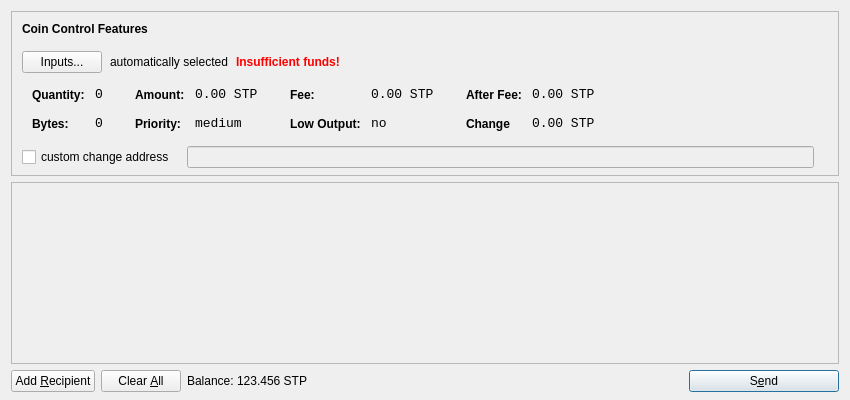
<?xml version="1.0" encoding="UTF-8"?>
<ui version="4.0">
 <class>SendCoinsDialog</class>
 <widget class="QDialog" name="SendCoinsDialog">
  <property name="geometry">
   <rect>
    <x>0</x>
    <y>0</y>
    <width>850</width>
    <height>400</height>
   </rect>
  </property>
  <property name="windowTitle">
   <string>Send Coins</string>
  </property>
  <layout class="QVBoxLayout" name="verticalLayout" stretch="0,1,0">
   <property name="bottomMargin">
    <number>8</number>
   </property>
   <item>
    <widget class="QFrame" name="frameCoinControl">
     <property name="sizePolicy">
      <sizepolicy hsizetype="Expanding" vsizetype="Expanding">
       <horstretch>0</horstretch>
       <verstretch>0</verstretch>
      </sizepolicy>
     </property>
     <property name="maximumSize">
      <size>
       <width>16777215</width>
       <height>16777215</height>
      </size>
     </property>
     <property name="frameShape">
      <enum>QFrame::StyledPanel</enum>
     </property>
     <property name="frameShadow">
      <enum>QFrame::Sunken</enum>
     </property>
     <layout class="QVBoxLayout" name="verticalLayoutCoinControl2">
      <property name="spacing">
       <number>-1</number>
      </property>
      <property name="leftMargin">
       <number>0</number>
      </property>
      <property name="topMargin">
       <number>0</number>
      </property>
      <property name="rightMargin">
       <number>0</number>
      </property>
      <property name="bottomMargin">
       <number>6</number>
      </property>
      <item>
       <layout class="QVBoxLayout" name="verticalLayoutCoinControl" stretch="0,0,0,0,1">
        <property name="spacing">
         <number>0</number>
        </property>
        <property name="leftMargin">
         <number>10</number>
        </property>
        <property name="topMargin">
         <number>10</number>
        </property>
        <item>
         <layout class="QHBoxLayout" name="horizontalLayoutCoinControl1">
          <property name="bottomMargin">
           <number>15</number>
          </property>
          <item>
           <widget class="QLabel" name="labelCoinControlFeatures">
            <property name="sizePolicy">
             <sizepolicy hsizetype="Preferred" vsizetype="Maximum">
              <horstretch>0</horstretch>
              <verstretch>0</verstretch>
             </sizepolicy>
            </property>
            <property name="font">
             <font>
              <weight>75</weight>
              <bold>true</bold>
             </font>
            </property>
            <property name="styleSheet">
             <string notr="true">font-weight:bold;</string>
            </property>
            <property name="text">
             <string>Coin Control Features</string>
            </property>
           </widget>
          </item>
         </layout>
        </item>
        <item>
         <layout class="QHBoxLayout" name="horizontalLayoutCoinControl2" stretch="0,0,0,0">
          <property name="spacing">
           <number>8</number>
          </property>
          <property name="bottomMargin">
           <number>10</number>
          </property>
          <item>
           <widget class="QPushButton" name="pushButtonCoinControl">
            <property name="styleSheet">
             <string notr="true"/>
            </property>
            <property name="text">
             <string>Inputs...</string>
            </property>
           </widget>
          </item>
          <item>
           <widget class="QLabel" name="labelCoinControlAutomaticallySelected">
            <property name="text">
             <string>automatically selected</string>
            </property>
            <property name="margin">
             <number>5</number>
            </property>
           </widget>
          </item>
          <item>
           <widget class="QLabel" name="labelCoinControlInsuffFunds">
            <property name="font">
             <font>
              <weight>75</weight>
              <bold>true</bold>
             </font>
            </property>
            <property name="styleSheet">
             <string notr="true">color:red;font-weight:bold;</string>
            </property>
            <property name="text">
             <string>Insufficient funds!</string>
            </property>
            <property name="margin">
             <number>5</number>
            </property>
           </widget>
          </item>
          <item>
           <spacer name="horizontalSpacerCoinControl">
            <property name="orientation">
             <enum>Qt::Horizontal</enum>
            </property>
            <property name="sizeHint" stdset="0">
             <size>
              <width>40</width>
              <height>1</height>
             </size>
            </property>
           </spacer>
          </item>
         </layout>
        </item>
        <item>
         <widget class="QWidget" name="widgetCoinControl" native="true">
          <property name="sizePolicy">
           <sizepolicy hsizetype="Preferred" vsizetype="Preferred">
            <horstretch>0</horstretch>
            <verstretch>0</verstretch>
           </sizepolicy>
          </property>
          <property name="minimumSize">
           <size>
            <width>0</width>
            <height>0</height>
           </size>
          </property>
          <property name="styleSheet">
           <string notr="true"/>
          </property>
          <layout class="QHBoxLayout" name="horizontalLayoutCoinControl5">
           <property name="margin">
            <number>0</number>
           </property>
           <item>
            <layout class="QHBoxLayout" name="horizontalLayoutCoinControl3" stretch="0,0,0,1">
             <property name="spacing">
              <number>20</number>
             </property>
             <property name="topMargin">
              <number>0</number>
             </property>
             <property name="bottomMargin">
              <number>10</number>
             </property>
             <item>
              <layout class="QFormLayout" name="formLayoutCoinControl1">
               <property name="horizontalSpacing">
                <number>10</number>
               </property>
               <property name="verticalSpacing">
                <number>14</number>
               </property>
               <property name="leftMargin">
                <number>10</number>
               </property>
               <property name="topMargin">
                <number>4</number>
               </property>
               <property name="rightMargin">
                <number>6</number>
               </property>
               <item row="0" column="0">
                <widget class="QLabel" name="labelCoinControlQuantityText">
                 <property name="styleSheet">
                  <string notr="true">font-weight:bold;</string>
                 </property>
                 <property name="text">
                  <string>Quantity:</string>
                 </property>
                 <property name="margin">
                  <number>0</number>
                 </property>
                </widget>
               </item>
               <item row="0" column="1">
                <widget class="QLabel" name="labelCoinControlQuantity">
                 <property name="font">
                  <font>
                   <family>Monospace</family>
                   <pointsize>10</pointsize>
                  </font>
                 </property>
                 <property name="cursor">
                  <cursorShape>IBeamCursor</cursorShape>
                 </property>
                 <property name="contextMenuPolicy">
                  <enum>Qt::ActionsContextMenu</enum>
                 </property>
                 <property name="text">
                  <string>0</string>
                 </property>
                 <property name="margin">
                  <number>0</number>
                 </property>
                 <property name="textInteractionFlags">
                  <set>Qt::LinksAccessibleByMouse|Qt::TextSelectableByKeyboard|Qt::TextSelectableByMouse</set>
                 </property>
                </widget>
               </item>
               <item row="1" column="0">
                <widget class="QLabel" name="labelCoinControlBytesText">
                 <property name="styleSheet">
                  <string notr="true">font-weight:bold;</string>
                 </property>
                 <property name="text">
                  <string>Bytes:</string>
                 </property>
                </widget>
               </item>
               <item row="1" column="1">
                <widget class="QLabel" name="labelCoinControlBytes">
                 <property name="font">
                  <font>
                   <family>Monospace</family>
                   <pointsize>10</pointsize>
                  </font>
                 </property>
                 <property name="cursor">
                  <cursorShape>IBeamCursor</cursorShape>
                 </property>
                 <property name="contextMenuPolicy">
                  <enum>Qt::ActionsContextMenu</enum>
                 </property>
                 <property name="text">
                  <string>0</string>
                 </property>
                 <property name="textInteractionFlags">
                  <set>Qt::LinksAccessibleByMouse|Qt::TextSelectableByKeyboard|Qt::TextSelectableByMouse</set>
                 </property>
                </widget>
               </item>
              </layout>
             </item>
             <item>
              <layout class="QFormLayout" name="formLayoutCoinControl2">
               <property name="horizontalSpacing">
                <number>10</number>
               </property>
               <property name="verticalSpacing">
                <number>14</number>
               </property>
               <property name="leftMargin">
                <number>6</number>
               </property>
               <property name="topMargin">
                <number>4</number>
               </property>
               <property name="rightMargin">
                <number>6</number>
               </property>
               <item row="0" column="0">
                <widget class="QLabel" name="labelCoinControlAmountText">
                 <property name="styleSheet">
                  <string notr="true">font-weight:bold;</string>
                 </property>
                 <property name="text">
                  <string>Amount:</string>
                 </property>
                 <property name="margin">
                  <number>0</number>
                 </property>
                </widget>
               </item>
               <item row="0" column="1">
                <widget class="QLabel" name="labelCoinControlAmount">
                 <property name="font">
                  <font>
                   <family>Monospace</family>
                   <pointsize>10</pointsize>
                  </font>
                 </property>
                 <property name="cursor">
                  <cursorShape>IBeamCursor</cursorShape>
                 </property>
                 <property name="contextMenuPolicy">
                  <enum>Qt::ActionsContextMenu</enum>
                 </property>
                 <property name="text">
                  <string notr="true">0.00 STP</string>
                 </property>
                 <property name="textInteractionFlags">
                  <set>Qt::LinksAccessibleByMouse|Qt::TextSelectableByKeyboard|Qt::TextSelectableByMouse</set>
                 </property>
                </widget>
               </item>
               <item row="1" column="0">
                <widget class="QLabel" name="labelCoinControlPriorityText">
                 <property name="styleSheet">
                  <string notr="true">font-weight:bold;</string>
                 </property>
                 <property name="text">
                  <string>Priority:</string>
                 </property>
                </widget>
               </item>
               <item row="1" column="1">
                <widget class="QLabel" name="labelCoinControlPriority">
                 <property name="font">
                  <font>
                   <family>Monospace</family>
                   <pointsize>10</pointsize>
                  </font>
                 </property>
                 <property name="cursor">
                  <cursorShape>IBeamCursor</cursorShape>
                 </property>
                 <property name="contextMenuPolicy">
                  <enum>Qt::ActionsContextMenu</enum>
                 </property>
                 <property name="text">
                  <string>medium</string>
                 </property>
                 <property name="textInteractionFlags">
                  <set>Qt::LinksAccessibleByMouse|Qt::TextSelectableByKeyboard|Qt::TextSelectableByMouse</set>
                 </property>
                </widget>
               </item>
              </layout>
             </item>
             <item>
              <layout class="QFormLayout" name="formLayoutCoinControl3">
               <property name="horizontalSpacing">
                <number>10</number>
               </property>
               <property name="verticalSpacing">
                <number>14</number>
               </property>
               <property name="leftMargin">
                <number>6</number>
               </property>
               <property name="topMargin">
                <number>4</number>
               </property>
               <property name="rightMargin">
                <number>6</number>
               </property>
               <item row="0" column="0">
                <widget class="QLabel" name="labelCoinControlFeeText">
                 <property name="styleSheet">
                  <string notr="true">font-weight:bold;</string>
                 </property>
                 <property name="text">
                  <string>Fee:</string>
                 </property>
                 <property name="margin">
                  <number>0</number>
                 </property>
                </widget>
               </item>
               <item row="0" column="1">
                <widget class="QLabel" name="labelCoinControlFee">
                 <property name="font">
                  <font>
                   <family>Monospace</family>
                   <pointsize>10</pointsize>
                  </font>
                 </property>
                 <property name="cursor">
                  <cursorShape>IBeamCursor</cursorShape>
                 </property>
                 <property name="contextMenuPolicy">
                  <enum>Qt::ActionsContextMenu</enum>
                 </property>
                 <property name="text">
                  <string notr="true">0.00 STP</string>
                 </property>
                 <property name="textInteractionFlags">
                  <set>Qt::LinksAccessibleByMouse|Qt::TextSelectableByKeyboard|Qt::TextSelectableByMouse</set>
                 </property>
                </widget>
               </item>
               <item row="1" column="0">
                <widget class="QLabel" name="labelCoinControlLowOutputText">
                 <property name="styleSheet">
                  <string notr="true">font-weight:bold;</string>
                 </property>
                 <property name="text">
                  <string>Low Output:</string>
                 </property>
                </widget>
               </item>
               <item row="1" column="1">
                <widget class="QLabel" name="labelCoinControlLowOutput">
                 <property name="font">
                  <font>
                   <family>Monospace</family>
                   <pointsize>10</pointsize>
                  </font>
                 </property>
                 <property name="cursor">
                  <cursorShape>IBeamCursor</cursorShape>
                 </property>
                 <property name="contextMenuPolicy">
                  <enum>Qt::ActionsContextMenu</enum>
                 </property>
                 <property name="text">
                  <string>no</string>
                 </property>
                 <property name="textInteractionFlags">
                  <set>Qt::LinksAccessibleByMouse|Qt::TextSelectableByKeyboard|Qt::TextSelectableByMouse</set>
                 </property>
                </widget>
               </item>
              </layout>
             </item>
             <item>
              <layout class="QFormLayout" name="formLayoutCoinControl4">
               <property name="horizontalSpacing">
                <number>10</number>
               </property>
               <property name="verticalSpacing">
                <number>14</number>
               </property>
               <property name="leftMargin">
                <number>6</number>
               </property>
               <property name="topMargin">
                <number>4</number>
               </property>
               <property name="rightMargin">
                <number>6</number>
               </property>
               <item row="0" column="0">
                <widget class="QLabel" name="labelCoinControlAfterFeeText">
                 <property name="styleSheet">
                  <string notr="true">font-weight:bold;</string>
                 </property>
                 <property name="text">
                  <string>After Fee:</string>
                 </property>
                 <property name="margin">
                  <number>0</number>
                 </property>
                </widget>
               </item>
               <item row="0" column="1">
                <widget class="QLabel" name="labelCoinControlAfterFee">
                 <property name="font">
                  <font>
                   <family>Monospace</family>
                   <pointsize>10</pointsize>
                  </font>
                 </property>
                 <property name="cursor">
                  <cursorShape>IBeamCursor</cursorShape>
                 </property>
                 <property name="contextMenuPolicy">
                  <enum>Qt::ActionsContextMenu</enum>
                 </property>
                 <property name="text">
                  <string notr="true">0.00 STP</string>
                 </property>
                 <property name="textInteractionFlags">
                  <set>Qt::LinksAccessibleByMouse|Qt::TextSelectableByKeyboard|Qt::TextSelectableByMouse</set>
                 </property>
                </widget>
               </item>
               <item row="1" column="0">
                <widget class="QLabel" name="labelCoinControlChangeText">
                 <property name="styleSheet">
                  <string notr="true">font-weight:bold;</string>
                 </property>
                 <property name="text">
                  <string>Change</string>
                 </property>
                </widget>
               </item>
               <item row="1" column="1">
                <widget class="QLabel" name="labelCoinControlChange">
                 <property name="font">
                  <font>
                   <family>Monospace</family>
                   <pointsize>10</pointsize>
                  </font>
                 </property>
                 <property name="cursor">
                  <cursorShape>IBeamCursor</cursorShape>
                 </property>
                 <property name="contextMenuPolicy">
                  <enum>Qt::ActionsContextMenu</enum>
                 </property>
                 <property name="text">
                  <string notr="true">0.00 STP</string>
                 </property>
                 <property name="textInteractionFlags">
                  <set>Qt::LinksAccessibleByMouse|Qt::TextSelectableByKeyboard|Qt::TextSelectableByMouse</set>
                 </property>
                </widget>
               </item>
              </layout>
             </item>
            </layout>
           </item>
          </layout>
         </widget>
        </item>
        <item>
         <layout class="QHBoxLayout" name="horizontalLayoutCoinControl4" stretch="0,0,0">
          <property name="spacing">
           <number>12</number>
          </property>
          <property name="sizeConstraint">
           <enum>QLayout::SetDefaultConstraint</enum>
          </property>
          <property name="topMargin">
           <number>5</number>
          </property>
          <property name="rightMargin">
           <number>5</number>
          </property>
          <item>
           <widget class="QCheckBox" name="checkBoxCoinControlChange">
            <property name="text">
             <string>custom change address</string>
            </property>
           </widget>
          </item>
          <item>
           <widget class="QLineEdit" name="lineEditCoinControlChange">
            <property name="enabled">
             <bool>false</bool>
            </property>
            <property name="sizePolicy">
             <sizepolicy hsizetype="Expanding" vsizetype="Fixed">
              <horstretch>0</horstretch>
              <verstretch>0</verstretch>
             </sizepolicy>
            </property>
           </widget>
          </item>
          <item>
           <widget class="QLabel" name="labelCoinControlChangeLabel">
            <property name="sizePolicy">
             <sizepolicy hsizetype="Preferred" vsizetype="Expanding">
              <horstretch>0</horstretch>
              <verstretch>0</verstretch>
             </sizepolicy>
            </property>
            <property name="minimumSize">
             <size>
              <width>0</width>
              <height>0</height>
             </size>
            </property>
            <property name="text">
             <string/>
            </property>
            <property name="margin">
             <number>3</number>
            </property>
           </widget>
          </item>
         </layout>
        </item>
        <item>
         <spacer name="verticalSpacerCoinControl">
          <property name="orientation">
           <enum>Qt::Vertical</enum>
          </property>
          <property name="sizeHint" stdset="0">
           <size>
            <width>800</width>
            <height>1</height>
           </size>
          </property>
         </spacer>
        </item>
       </layout>
      </item>
     </layout>
    </widget>
   </item>
   <item>
    <widget class="QScrollArea" name="scrollArea">
     <property name="widgetResizable">
      <bool>true</bool>
     </property>
     <widget class="QWidget" name="scrollAreaWidgetContents">
      <property name="geometry">
       <rect>
        <x>0</x>
        <y>0</y>
        <width>830</width>
        <height>165</height>
       </rect>
      </property>
      <layout class="QVBoxLayout" name="verticalLayout_2">
       <property name="margin">
        <number>0</number>
       </property>
       <item>
        <layout class="QVBoxLayout" name="entries">
         <property name="spacing">
          <number>6</number>
         </property>
        </layout>
       </item>
       <item>
        <spacer name="verticalSpacer">
         <property name="orientation">
          <enum>Qt::Vertical</enum>
         </property>
         <property name="sizeHint" stdset="0">
          <size>
           <width>20</width>
           <height>40</height>
          </size>
         </property>
        </spacer>
       </item>
      </layout>
     </widget>
    </widget>
   </item>
   <item>
    <layout class="QHBoxLayout" name="horizontalLayout">
     <item>
      <widget class="QPushButton" name="addButton">
       <property name="toolTip">
        <string>Send to multiple recipients at once</string>
       </property>
       <property name="text">
        <string>Add &amp;Recipient</string>
       </property>
       <property name="autoDefault">
        <bool>false</bool>
       </property>
      </widget>
     </item>
     <item>
      <widget class="QPushButton" name="clearButton">
       <property name="sizePolicy">
        <sizepolicy hsizetype="Minimum" vsizetype="Fixed">
         <horstretch>0</horstretch>
         <verstretch>0</verstretch>
        </sizepolicy>
       </property>
       <property name="toolTip">
        <string>Remove all transaction fields</string>
       </property>
       <property name="text">
        <string>Clear &amp;All</string>
       </property>
       <property name="autoRepeatDelay">
        <number>300</number>
       </property>
       <property name="autoDefault">
        <bool>false</bool>
       </property>
      </widget>
     </item>
     <item>
      <layout class="QHBoxLayout" name="horizontalLayout_2">
       <property name="spacing">
        <number>3</number>
       </property>
       <item>
        <widget class="QLabel" name="label">
         <property name="sizePolicy">
          <sizepolicy hsizetype="Preferred" vsizetype="Fixed">
           <horstretch>0</horstretch>
           <verstretch>0</verstretch>
          </sizepolicy>
         </property>
         <property name="text">
          <string>Balance:</string>
         </property>
        </widget>
       </item>
       <item>
        <widget class="QLabel" name="labelBalance">
         <property name="sizePolicy">
          <sizepolicy hsizetype="Preferred" vsizetype="Fixed">
           <horstretch>0</horstretch>
           <verstretch>0</verstretch>
          </sizepolicy>
         </property>
         <property name="cursor">
          <cursorShape>IBeamCursor</cursorShape>
         </property>
         <property name="text">
          <string notr="true">123.456 STP</string>
         </property>
         <property name="textInteractionFlags">
          <set>Qt::LinksAccessibleByMouse|Qt::TextSelectableByKeyboard|Qt::TextSelectableByMouse</set>
         </property>
        </widget>
       </item>
      </layout>
     </item>
     <item>
      <spacer name="horizontalSpacer">
       <property name="orientation">
        <enum>Qt::Horizontal</enum>
       </property>
       <property name="sizeHint" stdset="0">
        <size>
         <width>40</width>
         <height>20</height>
        </size>
       </property>
      </spacer>
     </item>
     <item>
      <widget class="QPushButton" name="sendButton">
       <property name="minimumSize">
        <size>
         <width>150</width>
         <height>0</height>
        </size>
       </property>
       <property name="toolTip">
        <string>Confirm the send action</string>
       </property>
       <property name="text">
        <string>S&amp;end</string>
       </property>
       <property name="icon">
        <iconset resource="../bitcoin.qrc">
         <normaloff>:/icons/send</normaloff>:/icons/send</iconset>
       </property>
       <property name="default">
        <bool>true</bool>
       </property>
      </widget>
     </item>
    </layout>
   </item>
  </layout>
 </widget>
 <resources>
  <include location="../bitcoin.qrc"/>
 </resources>
 <connections/>
</ui>
